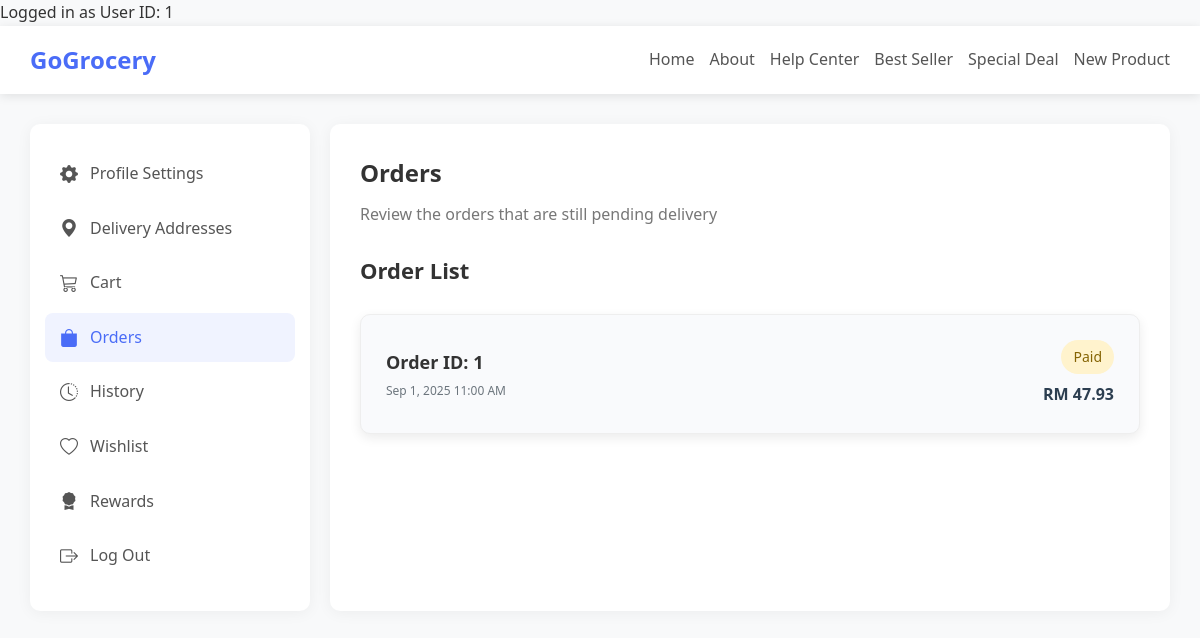
The app's page /profile/order/index.php (signed in) with its own data.
### tables this page shows
CREATE TABLE IF NOT EXISTS orders (
  order_id INT UNSIGNED AUTO_INCREMENT PRIMARY KEY,
  user_id INT UNSIGNED NOT NULL,
  address_id INT UNSIGNED NOT NULL,
  status ENUM('paid','delivered') NOT NULL DEFAULT 'paid',   
  payment_method ENUM('card','bank_transfer','e_wallet','grabpay','fpx') NOT NULL,
  voucher_id INT UNSIGNED NULL,                     
  subtotal DECIMAL(10,2) NOT NULL DEFAULT 0.00,
  voucher_discount_value DECIMAL(10,2) NOT NULL DEFAULT 0.00,  
  shipping_fee DECIMAL(10,2) NOT NULL DEFAULT 0.00,
  delivery_duration VARCHAR(50) NOT NULL,
  grand_total DECIMAL(10,2) AS (subtotal - voucher_discount_value + shipping_fee) STORED,
  placed_at TIMESTAMP NOT NULL DEFAULT CURRENT_TIMESTAMP,
  KEY idx_orders_user (user_id),
  CONSTRAINT fk_orders_user
    FOREIGN KEY (user_id) REFERENCES users(user_id)
    ON DELETE RESTRICT ON UPDATE CASCADE,
  CONSTRAINT fk_orders_address
    FOREIGN KEY (address_id) REFERENCES addresses(address_id)
    ON DELETE RESTRICT ON UPDATE CASCADE,
  CONSTRAINT fk_orders_voucher
    FOREIGN KEY (voucher_id) REFERENCES vouchers(voucher_id)
    ON DELETE SET NULL ON UPDATE CASCADE
);

### profile/order/index.php (the view, shortened to what this page needs)
<?php
if (isset($_SESSION['user_id'])) {
    $user_id = $_SESSION['user_id'];
    echo "Logged in as User ID: " . $user_id;
} else {
    echo "You are not logged in!";
}
?>
<?php
include(__DIR__ . '/../../connect_db.php');
$errorMsg = null;
$order_status = "paid";
$orderStmt = $conn->prepare("SELECT * FROM orders WHERE user_id = ? AND status = ? ORDER BY placed_at DESC");
$orderStmt->bind_param("is", $user_id, $order_status);
if ($orderStmt->execute()) {
    $orderResult = $orderStmt->get_result();
    $orderList = [];
    while ($order = $orderResult->fetch_assoc()) {
        $orderList[] = $order;
    }
} else {
    $errorMsg = $orderStmt->error;
}
?>
<!DOCTYPE html>
<html>
    <head>
            <link href="https://cdn.jsdelivr.net/npm/bootstrap-icons/font/bootstrap-icons.css" rel="stylesheet">
            <link rel="stylesheet" href="../../css/profile.css">
    </head>
    <body>
            <div id="header">
            <div class="logo">GoGrocery</div>
            <div class="nav-links">
                <a href="">Home</a>
                <a href="">About</a>
                <a href="">Help Center</a>
                <a href="">Best Seller</a>
                <a href="">Special Deal</a>
                <a href="">New Product</a>
            </div>
        </div>
        <div class="main-container">
            <div id="profileSettingSideBar">
                <ul class="menu-items">
                    <li><a href="../settings/index.php"><i class="bi bi-gear-fill"></i> Profile Settings</a></li>
                    <li><a href="../deliveryAddress/index.php"><i class="bi bi-geo-alt-fill"></i> Delivery Addresses</a></li>
                    <li><a href="../cart/index.php"><i class="bi bi-cart3"></i> Cart</a></li>
                    <li><a href="../order/index.php" class="active"><i class="bi bi-bag-fill"></i> Orders</a></li>
                    <li><a href="../history/index.php"><i class="bi bi-clock-history"></i> History</a></li>
                    <li><a href=""><i class="bi bi-heart"></i> Wishlist</a></li>
                    <li><a href=""><i class="bi bi-award-fill"></i> Rewards</a></li>
                     <li><a href="../../auth/logout.php"><i class="bi bi-box-arrow-right"></i> Log Out</a></li>
                </ul>
            </div>
            <div id="profileContent">
                <div class="content-header">
                    <h1>Orders</h1>
                    <p>Review the orders that are still pending delivery</p>
                </div>
                <div class="content">
                   <h2>Order List</h2>
                    <?php if (!empty($errorMsg)): ?>
                        <p class="errMessage">Error occurred when fetching order records. Please try again.</p>
                        <pre class="errMessage"><?php echo htmlspecialchars($errorMsg); ?></pre>
                    <?php elseif (count($orderList) === 0): ?>
                        <p class="tips">No order record found</p>
                    <?php else: ?>
                        <br/>
                    <?php endif; ?>
                    <?php foreach ($orderList as $order): ?>
                        <a href="orderDetails.php?id=<?php echo $order['order_id']; ?>"
                            class="cardLink">
                            <div class="card">
                                <div class="infoTwoColumn">
                                    <div class="infoLeft">
                                        <h3 class="orderId">Order ID: <?php echo $order['order_id']; ?></h3>
                                        <span class="orderDate"><?php echo date('M j, Y g:i A', strtotime($order['placed_at'])); ?></span>
                                    </div>
                                    <div class="infoRight">
                                        <span class="orderStatus status-<?php echo strtolower($order['status']); ?>">
                                            <?php echo ucfirst($order['status']); ?>
                                        </span>
                                        <span class="grandTotal">RM <?php echo number_format($order['grand_total'], 2); ?></span>
                                    </div>
                                </div>
                            </div>
                        </a>
                    <?php endforeach; ?>
                </div>
            </div>
        </div>
    </body>
</html>

### css/profile.css (style rules this page uses)
* { margin: 0; padding: 0; box-sizing: border-box; font-family: 'Segoe UI', Tahoma, Geneva, Verdana, sans-serif; }
body { background-color: #f8f9fa; color: #333; line-height: 1.6; }
#header { background-color: #fff; box-shadow: 0 2px 10px rgba(0, 0, 0, 0.1); padding: 15px 30px; display: flex; justify-content: space-between; align-items: center; }
.logo { font-size: 24px; font-weight: bold; color: #4a6cf7; }
.nav-links { display: flex; gap: 25px; }
.nav-links a { text-decoration: none; color: #555; font-weight: 500; transition: color 0.3s; }
.main-container { display: flex; max-width: 1200px; margin: 30px auto; gap: 30px; }
#profileSettingSideBar { flex: 0 0 280px; background-color: #fff; border-radius: 10px; box-shadow: 0 2px 15px rgba(0, 0, 0, 0.05); padding: 25px 0; }
.menu-items { list-style: none; padding: 0 15px; }
.menu-items li { margin-bottom: 5px; }
.menu-items a { display: flex; align-items: center; padding: 12px 15px; text-decoration: none; color: #555; border-radius: 8px; transition: all 0.3s; }
.menu-items a:hover, .menu-items a.active { background-color: #f0f3ff; color: #4a6cf7; }
.menu-items a i { margin-right: 12px; font-size: 18px; }
#profileContent { flex: 1; background-color: #fff; border-radius: 10px; box-shadow: 0 2px 15px rgba(0, 0, 0, 0.05); padding: 30px; }
.content-header { margin-bottom: 25px; }
#profileContent .content-header h1 { font-size: 24px; color: #333; margin-bottom: 10px; font-weight: bold; }
#profileContent .content-header p { color: #777; }
#profileContent .content h2 { font-size: 22px; font-weight: bold; }
.card { box-shadow: 0 4px 12px rgba(0,0,0,0.08); background-color: #f9fafc; border-radius: 10px; padding: 25px; margin-bottom: 25px; border: 1px solid #eee; }
.cardLink { text-decoration: none; color: inherit; display: block; transition: all 0.3s ease; }
.cardLink .card { transition: all 0.3s ease; }
.infoTwoColumn { display: flex; justify-content: space-between; align-items: center; }
.orderId { font-weight: 600; font-size: 18px; margin: 0; }
.orderDate { font-size: 12px; color: #6c757d; margin-top: 4px; }
.infoLeft { display: flex; flex-direction: column; }
.infoRight { display: flex; flex-direction: column; align-items: flex-end; }
.orderStatus { padding: 6px 12px; border-radius: 50px; font-size: 14px; font-weight: 500; margin-bottom: 8px; }
.status-paid { background-color: #fff3cd; color: #856404; }
.grandTotal { font-weight: 600; font-size: 16px; color: #2c3e50; }
@media (max-width: 1200px) { .main-container { max-width: 95%; gap: 20px; } }
@media (max-width: 1200px) { .nav-links { gap: 15px; } }
@media (max-width: 1200px) { .content-header h1 { font-size: 22px; } }
@media (max-width: 1200px) { .content h2 { font-size: 20px; } }

### records on screen
orders: order_id "1", placed_at "Sep 1, 2025 11:00 AM", status "Paid", grand_total "47.93"

### other values on screen
$user_id "1"
